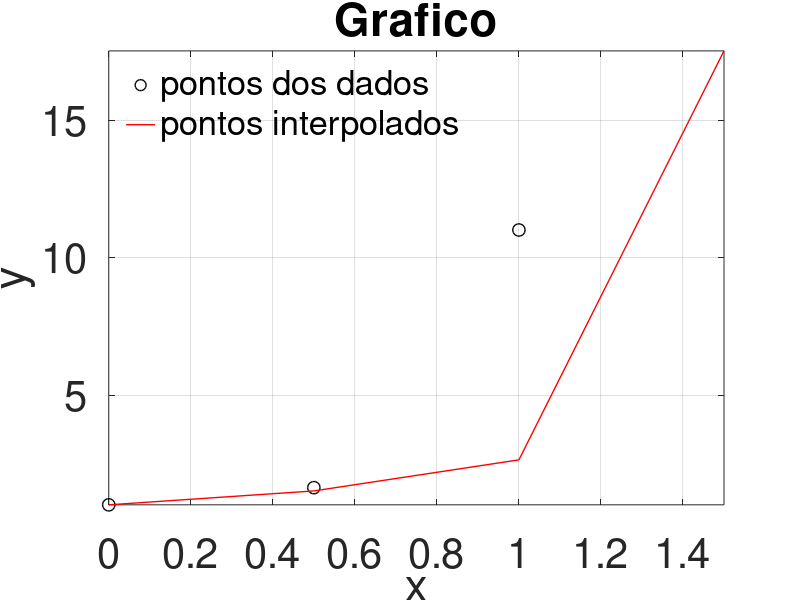

Here is the MATLAB script that generated this plot:
% INTERPOLAÇÃO DE NEWTON
% AUTOR: LUCAS VIEIRA MONTEIRO ; MATRICULA = 20212610030

clc, clear all, close all, format long

##Pontos = [2009,191480630;
##          2011,192379287;
##          2012,193904015;
##          2013,201032714;
##          2014,202768562;
##          2015,204450049;
##          2016,206081432;
##          2017,207660929;
##          2018,208494900;
##          2019,210147125;
##          2020,211755692;
##          2021,213317639];

##Pontos = [ 0,1.35 ; 1 , 2.94 ];
Pontos = [ 0, 1.011 ; 0.5 , 1.636 ; 1 , 11.011; 1.5 , 51.636];
N = length(Pontos);

for L = 1 : N

  Xd(L) = Pontos(L,1);
  Yd(L) = Pontos(L,2);

end

%calculando diferenças divididas

%ordem 0
for q = 1:N

  ddY(q,1) = Yd(q);
end
u = N-1;
%ordem n
for ord = 2: N

  for i = 1: u
    ddY(i,ord) = (ddY(i+1,ord-1) - ddY(i,ord-1))./(Xd(i+ord-1) - Xd(i));
  end
  u = u - 1;
end

x = min(Xd):0.5:max(Xd);

for K = 1 : length(x)
  y(K) = 0;
  %for - somatorio
  for i = 1 : N-1
    produt = 1;
    %for - produtorio
    for j = 1 : i
      produt = produt*(x(K) - Xd(j));
    end
    %diferença dividida de ordem i

    y(K) = y(K) + produt*ddY(1,i);
  end
  y(K) = y(K) + ddY(1,1);
end

Fig=figure(1);
ax=axes;
a=plot(Xd,Yd,'ko',x,y,'r-');
set(a,'MarkerSize',9,'Linewidth',1);
L(1)=legend('pontos dos dados','pontos interpolados');
title('Grafico')
L(2)=xlabel('x'); L(3)=ylabel('y');
set(L,'fontsize',35);set(ax,'fontsize',30);
set(L(1),'Box','Off','Location','NorthWest','fontsize',25);

axis([min(Xd) max(Xd) min(y) max(y)])
grid on



